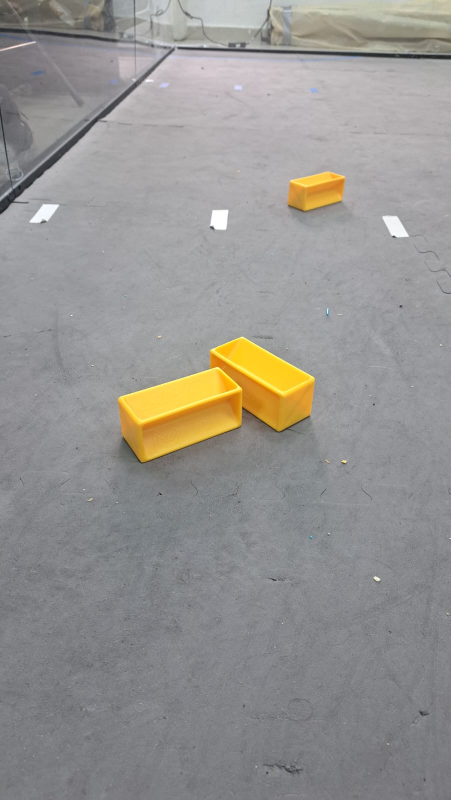
#> input picture Sample Detection/image.png, 901 x 1600 px (shown at 1/2 size)
$ python top_face_detection.py   (older library calls are emulated)
#> lines starting #> are read from the running program, lines starting #| are printed output that depends on the picture; after the words box and inside, x2 and y2 are one past the last pixel; in counts of white or black regions, pixels touching at a corner belong together
import cv2
import numpy as np
from matplotlib import pyplot as plt

# Load the image
image_path = "image.png"
image = cv2.imread(image_path)
#> image is the input picture: shape (1600, 901, 3); mean B, G, R 144.9, 147.7, 149.8
original = image.copy()

# Convert to HSV and extract yellow regions
hsv = cv2.cvtColor(image, cv2.COLOR_BGR2HSV)
#> hsv: shape (1600, 901, 3); mean H, S, V 108.7, 17, 153.4
lower_yellow = np.array([10, 70, 70])
upper_yellow = np.array([35, 255, 255])
mask = cv2.inRange(hsv, lower_yellow, upper_yellow)
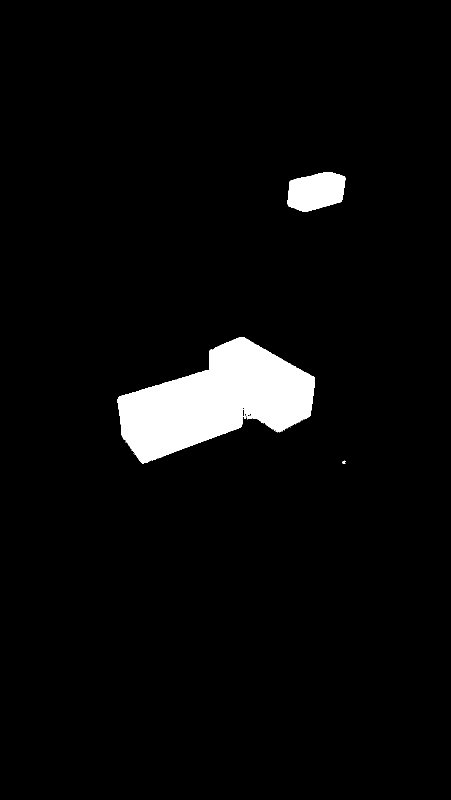
#> mask: shape (1600, 901) (shown at 1/2 size); 4.3% white; 14 white regions (11 under 20 px), largest, box (x1, y1, x2, y2) and area: (235, 675, 630, 926) 54908, (575, 344, 691, 424) 7117, (684, 921, 691, 928) 32

# Morphological operations to clean up the mask
kernel = np.ones((5, 5), np.uint8)
mask = cv2.morphologyEx(mask, cv2.MORPH_OPEN, kernel, iterations=2)
#> mask: shape (1600, 901); 4.3% white; 2 white regions, box (x1, y1, x2, y2) and area: (236, 675, 630, 925) 54538, (575, 344, 690, 423) 7105
mask = cv2.morphologyEx(mask, cv2.MORPH_CLOSE, kernel, iterations=2)
#> mask: shape (1600, 901); 4.3% white; 2 white regions, box (x1, y1, x2, y2) and area: (236, 675, 630, 925) 54566, (575, 344, 690, 423) 7105

# Convert image to grayscale
gray = cv2.cvtColor(image, cv2.COLOR_BGR2GRAY)
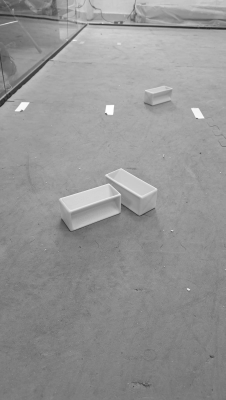
#> gray: shape (1600, 901) (shown at 1/4 size); min 11, max 255, mean 147.9

# Apply Sobel edge detection
sobelx = cv2.Sobel(gray, cv2.CV_64F, 1, 0, ksize=3)
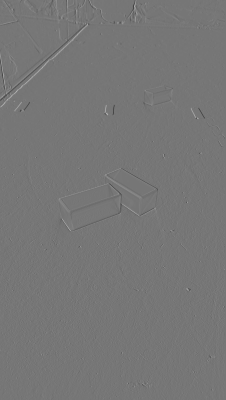
#> sobelx: shape (1600, 901) float64 (shown at 1/4 size); min -422, max 485, mean 0.2; drawn with min black and max white
sobely = cv2.Sobel(gray, cv2.CV_64F, 0, 1, ksize=3)
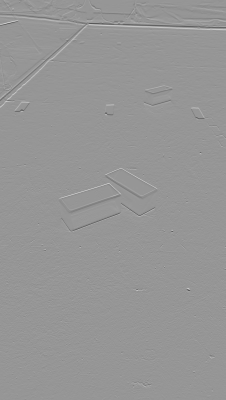
#> sobely: shape (1600, 901) float64 (shown at 1/4 size); min -642, max 449, mean -0.2; drawn with min black and max white
sobel_mag = cv2.magnitude(sobelx, sobely)
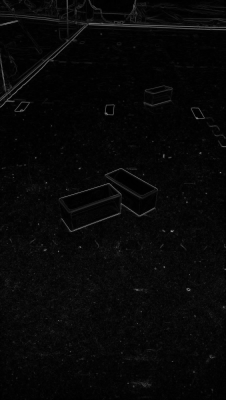
#> sobel_mag: shape (1600, 901) float64 (shown at 1/4 size); min 0, max 665.4, mean 20.2; drawn with min black and max white
sobel_edges = np.uint8(np.clip(sobel_mag, 0, 255))

# Keep edges only within the yellow mask
blurred = cv2.GaussianBlur(mask, (5, 5), 1.5)
sobel_edges[blurred == 0] = 0

# Apply threshold to binarize edge map
_, binary_edges = cv2.threshold(sobel_edges, 35, 255, cv2.THRESH_BINARY)
#> binary_edges: shape (1600, 901); 1% white; 122 white regions (114 under 20 px), largest, box (x1, y1, x2, y2) and area: (234, 732, 623, 927) 8008, (417, 673, 632, 828) 4122, (578, 342, 692, 387) 1326

# Morphological operations to connect edges
kernel = np.ones((5, 5), np.uint8)
binary_edges = cv2.morphologyEx(binary_edges, cv2.MORPH_CLOSE, kernel, iterations=2)
#> binary_edges: shape (1600, 901); 1.3% white; 30 white regions (26 under 20 px), largest, box (x1, y1, x2, y2) and area: (234, 673, 632, 927) 16101, (573, 342, 692, 425) 2791, (331, 863, 346, 876) 45, (308, 865, 312, 876) 33
binary_edges = cv2.dilate(binary_edges, kernel, iterations=2)
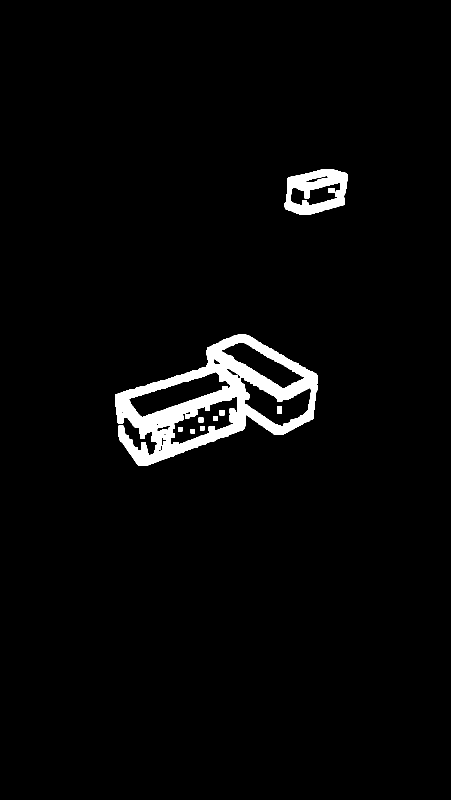
#> binary_edges: shape (1600, 901) (shown at 1/2 size); 2.9% white; 10 white regions

# Find contours from Sobel edge map
contours, hierarchy = cv2.findContours(binary_edges, cv2.RETR_CCOMP, cv2.CHAIN_APPROX_SIMPLE)
#> contours = 27 contours, 7 with area under 20; largest, box (x1, y1, x2, y2) and area: (230, 669, 636, 931) 59514, (569, 338, 696, 429) 9040, (257, 743, 462, 835) 7448, (452, 736, 623, 853) 6577, (340, 792, 476, 890) 6150

# Loop through contours and approximate to quadrilaterals
top_faces = []
if hierarchy is not None:
    hierarchy = hierarchy[0]  # Remove extra nesting

    for i, cnt in enumerate(contours):
        epsilon = 0.02 * cv2.arcLength(cnt, True)
        approx = cv2.approxPolyDP(cnt, epsilon, True)
        area = cv2.contourArea(approx)

        if len(approx) == 4: # and is_rectangle(approx, 50)
            # Compute vertical center of the shape
            ys = [pt[0][1] for pt in approx]
            y_center = np.mean(ys)
            height = image.shape[0]

            # Adjust area thresholds based on y position
            scale = y_center / height  # 0.0 (top) to 1.0 (bottom)
            min_area = 1000 + scale * 3000
            max_area = 15000 + scale * 5000

            if min_area < area < max_area:
                cv2.drawContours(original, [approx], -1, (0, 255, 0), 2)
                top_faces.append(approx)
#> this loop made 27 passes
#> (epsilon, approx, area, ys, y_center, scale, min_area, max_area) on passes 1 to 3: (0.64, [[381, 858], [381, 866], [389, 866], [389, 858]], 64, [858, 866, 866, 858], 862, 0.539, 2616.2, 17693.8), (0.64, [[356, 854], [356, 862], [364, 862], [364, 854]], 64, [854, 862, 862, 854], 858, 0.536, 2608.8, 17681.2), (0.64, [[400, 852], [400, 860], [408, 860], [408, 852]], 64, [852, 860, 860, 852], 856, 0.535, 2605, 17675)
#> after the loop, top_faces = 3 contours; box (x1, y1, x2, y2) and area: (257, 743, 462, 835) 7252, (340, 793, 476, 888) 5989, (442, 684, 609, 778) 5546

# Show results
bgr_image = cv2.cvtColor(original, cv2.COLOR_BGR2RGB)
mask_display = cv2.cvtColor(mask, cv2.COLOR_GRAY2RGB)
edges_display = cv2.cvtColor(binary_edges, cv2.COLOR_GRAY2RGB)
#> edges_display: shape (1600, 901, 3); 2.9% white; 10 white regions, largest, box (x1, y1, x2, y2) and area: (230, 669, 636, 931) 35008, (569, 338, 696, 429) 6527, (554, 812, 563, 828) 144

# Draw all found contours on a copy of the image for visualization
contour_display = image.copy()
cv2.drawContours(contour_display, contours, -1, (0, 0, 255), 2)  # red contours
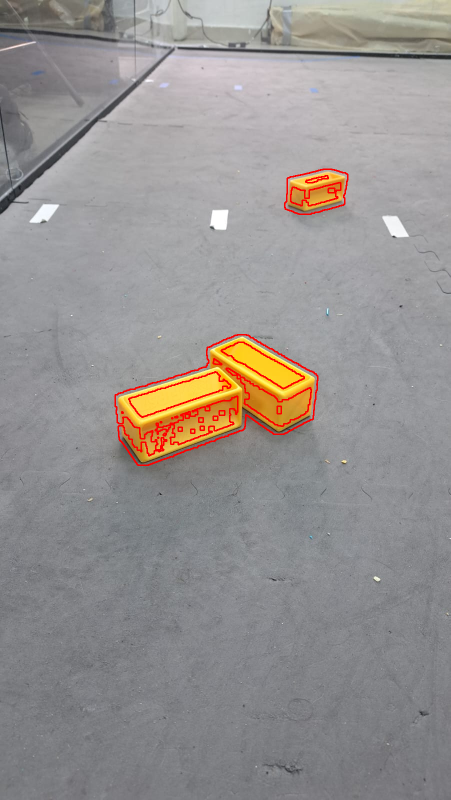
#> contour_display: shape (1600, 901, 3) (shown at 1/2 size); 1.11% of pixels changed, all inside (x1, y1, x2, y2) = (229, 337, 697, 932)

# Convert BGR to RGB for display
contour_display_rgb = cv2.cvtColor(contour_display, cv2.COLOR_BGR2RGB)

fig, ax = plt.subplots(1, 2, figsize=(24, 8))
# ax[0].imshow(mask_display)
# ax[0].set_title("Yellow Box Mask")
# ax[0].axis("off")

ax[1].imshow(edges_display)
ax[1].set_title("Sobel Edge Detection")
ax[1].axis("off")

# ax[2].imshow(contour_display_rgb)
# ax[2].set_title("Contours")
# ax[2].axis("off")

ax[0].imshow(bgr_image)
ax[0].set_title("Detected Top Faces of Yellow Boxes")
ax[0].axis("off")

plt.tight_layout()
plt.show()

$ run again, with Sample Detection/top_down.png copied over Sample Detection/image.png
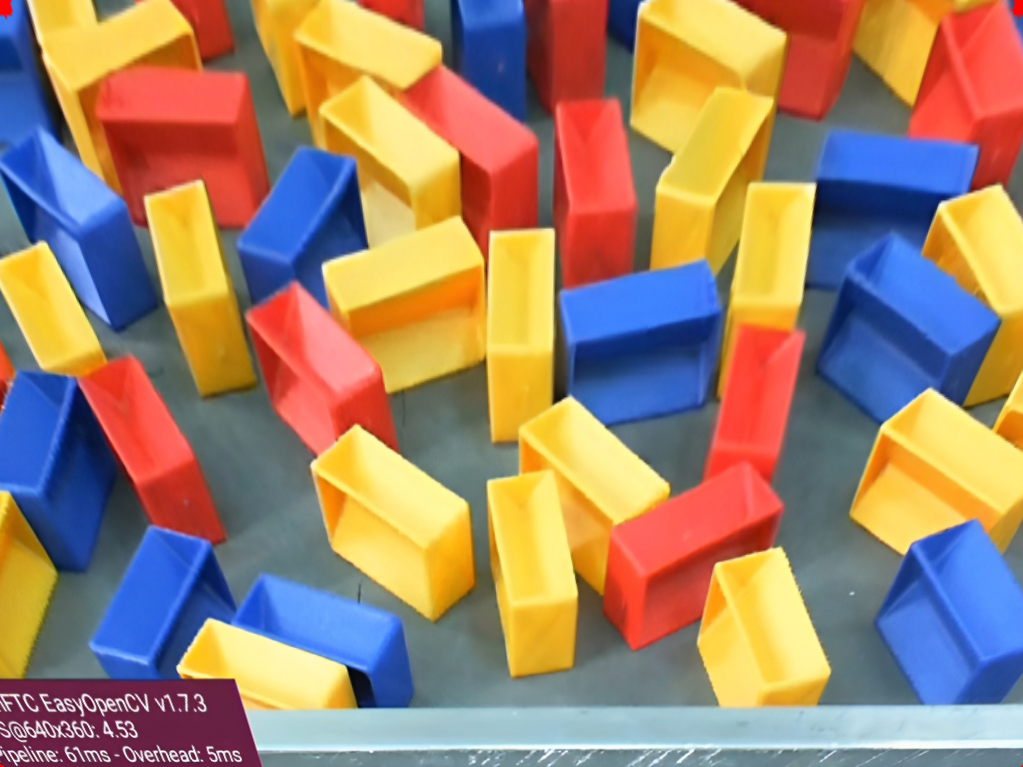
#> input picture Sample Detection/top_down.png, 1023 x 767 px
#> image is the input picture: shape (767, 1023, 3); mean B, G, R 108.7, 131, 159.4
#> hsv: shape (767, 1023, 3); mean H, S, V 57, 149, 193.1
#> `mask = cv2.inRange(hsv, lower_yellow, upper_yellow)`:
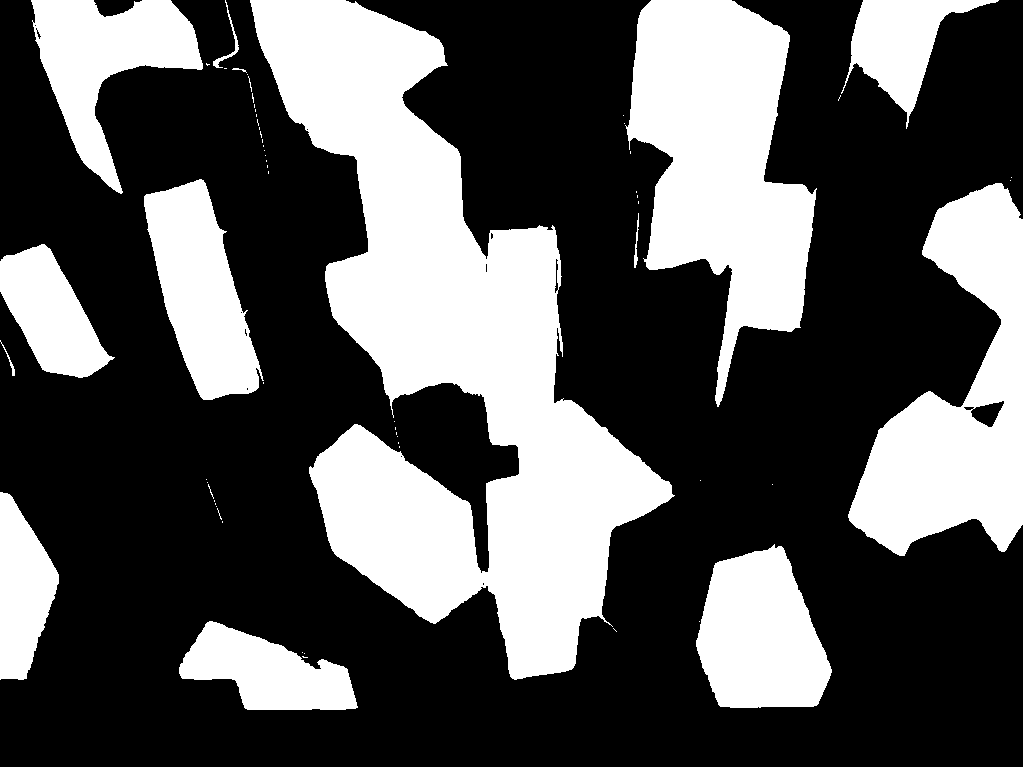
#> mask: shape (767, 1023); 34.6% white; 63 white regions (49 under 20 px), largest, box (x1, y1, x2, y2) and area: (250, 0, 675, 680) 116220, (625, 0, 817, 407) 43356, (848, 183, 1023, 556) 33000
#> contours = 91 contours, 31 with area under 20; largest, box (x1, y1, x2, y2) and area: (245, 0, 678, 685) 98707, (622, 0, 821, 388) 44785, (844, 178, 1023, 560) 24810, (304, 420, 480, 628) 23600, (691, 542, 837, 714) 19226
#> the loop `for i, cnt in enumerate(contours):` made 91 passes
#> (epsilon, approx, area, ys, y_center, scale, min_area, max_area) on passes 3, 6, 16: (0.64, [[742, 631], [742, 639], [750, 639], [750, 631]], 64, [631, 639, 639, 631], 635, 0.828, 3483.7, 19139.5), (0.6, [[0, 569], [0, 578], [6, 578], [6, 569]], 54, [569, 578, 578, 569], 573.5, 0.748, 3243.2, 18738.6), (5.91, [[353, 506], [419, 553], [422, 604], [338, 544]], 3658.5, [506, 553, 604, 544], 551.8, 0.719, 3158.1, 18596.8)
#> after the loop `for i, cnt in enumerate(contours):`: top_faces = 7 contours; box (x1, y1, x2, y2) and area: (497, 235, 548, 435) 8209, (531, 404, 659, 516) 5603, (155, 193, 221, 300) 4388, (336, 85, 450, 181) 4118, (338, 506, 423, 605) 3658, (179, 303, 248, 387) 3535, (657, 200, 706, 263) 2188
#> mask_display: shape (767, 1023, 3); 34.4% white; 10 white regions, largest, box (x1, y1, x2, y2) and area: (251, 0, 672, 679) 115983, (628, 0, 815, 382) 43165, (849, 184, 1023, 554) 33047
#> edges_display: shape (767, 1023, 3); 21.9% white; 23 white regions, largest, box (x1, y1, x2, y2) and area: (245, 0, 678, 685) 55125, (622, 0, 821, 388) 25835, (844, 178, 1023, 560) 21649
#> `cv2.drawContours(contour_display, contours, -1, (0, 0, 255), 2)`:
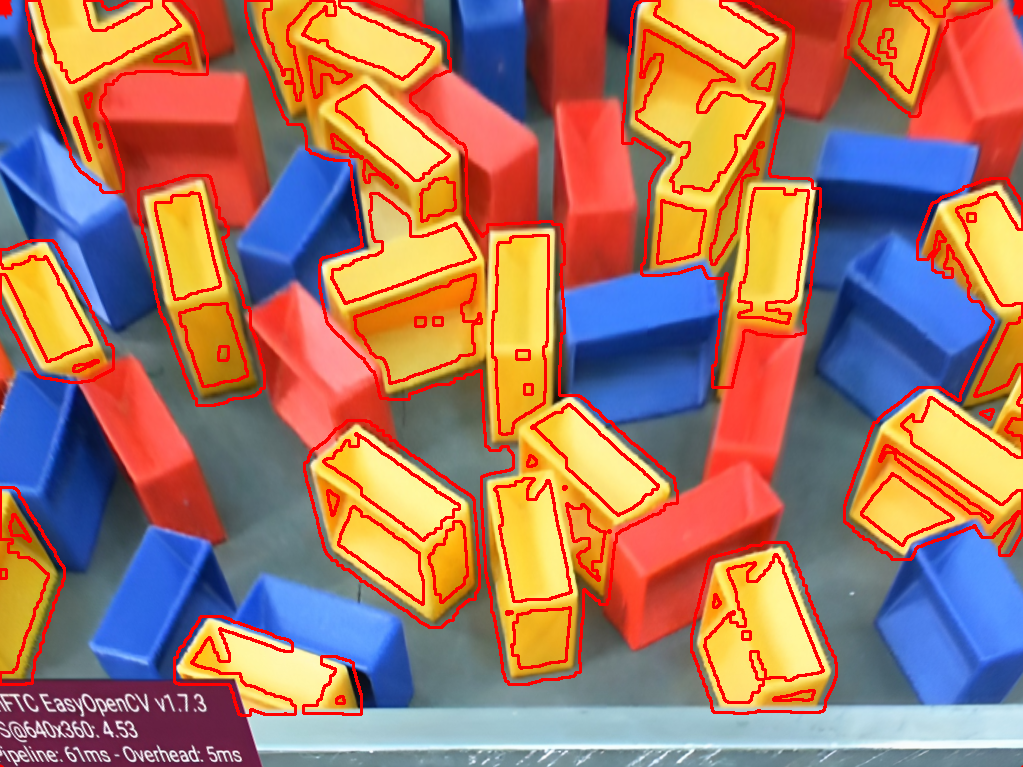
#> contour_display: shape (767, 1023, 3); 8.54% of pixels changed, all inside (x1, y1, x2, y2) = (0, 0, 1023, 717)
